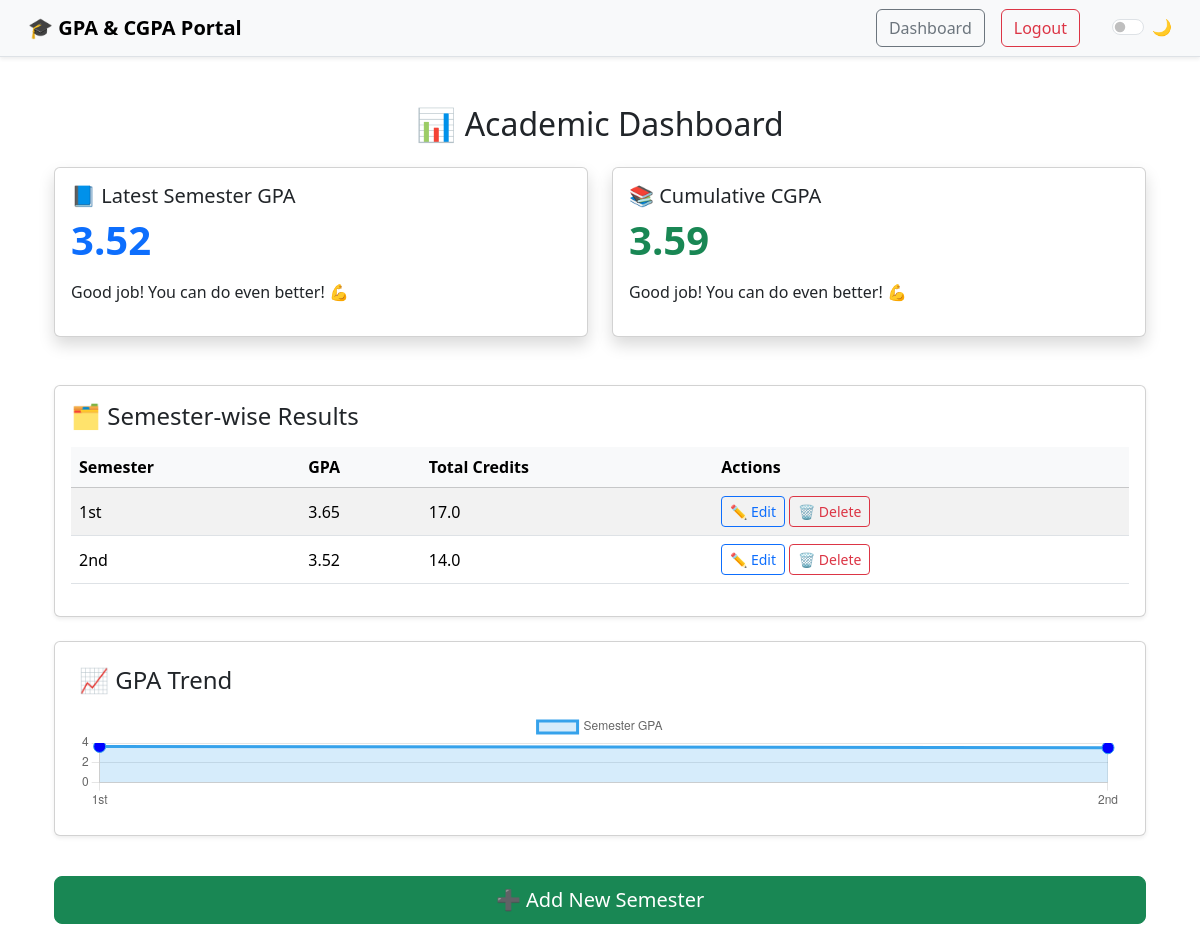
The app's page /dashboard/ (signed in) with its own data.
### core/models.py (models this page shows, shortened)
class SemesterResult(models.Model):
    user = models.ForeignKey(User, on_delete=models.CASCADE)
    semester_name = models.CharField(max_length=100)
    total_credits = models.FloatField(default=0.0)
    gpa = models.FloatField(default=0.0)
    created_at = models.DateTimeField(auto_now_add=True)

### core/views.py (the view)
# urls.py: path('dashboard/', views.dashboard, name='dashboard'),
@login_required
def dashboard(request):
    semesters = SemesterResult.objects.filter(user=request.user).order_by('created_at')
    total_points = sum(s.gpa * s.total_credits for s in semesters)
    total_credits = sum(s.total_credits for s in semesters)
    cgpa = round(total_points / total_credits, 2) if total_credits > 0 else 0.0
    latest_gpa = semesters.last().gpa if semesters else 0.0
    gpa_feedback = get_feedback(latest_gpa)
    cgpa_feedback = get_feedback(cgpa)
    semester_labels = json.dumps([s.semester_name for s in semesters])
    semester_gpas = json.dumps([s.gpa for s in semesters])
    return render(request, 'core/dashboard.html', {
        'semesters': semesters,
        'cgpa': cgpa,
        'gpa_feedback': gpa_feedback,
        'cgpa_feedback': cgpa_feedback,
        'semester_labels': semester_labels,
        'semester_gpas': semester_gpas,
    })

### core/views.py (called while the page is built)
def get_feedback(score):
    if score >= 3.75:
        return "Excellent! Keep up the great work! 🎉"
    elif score >= 3.0:
        return "Good job! You can do even better! 💪"
    elif score >= 2.0:
        return "Needs improvement. Stay focused and seek help if needed. 📚"
    else:
        return "At risk! Please consult your advisor immediately! 🚨"

### templates/core/dashboard.html (shortened to what this page needs)
{% extends 'base.html' %}
{% block content %}
<div class="container py-4">
    <h2 class="text-center mb-4">📊 Academic Dashboard</h2>
    <div class="row mb-4">
        <div class="col-md-6">
            <div class="card shadow p-3 mb-4 bg-body rounded">
                <h5 class="card-title">📘 Latest Semester GPA</h5>
                <p class="display-6 text-primary fw-bold">{{ semesters.last.gpa|floatformat:2 }}</p>
                <p>{{ gpa_feedback }}</p>
            </div>
        </div>
        <div class="col-md-6">
            <div class="card shadow p-3 mb-4 bg-body rounded">
                <h5 class="card-title">📚 Cumulative CGPA</h5>
                <p class="display-6 text-success fw-bold">{{ cgpa|floatformat:2 }}</p>
                <p>{{ cgpa_feedback }}</p>
            </div>
        </div>
    </div>
    {% if semesters %}
    <div class="card p-3 shadow-sm mb-4">
        <h4 class="mb-3">🗂 Semester-wise Results</h4>
        <table class="table table-striped align-middle table-hover">
            <thead class="table-light">
                <tr>
                    <th>Semester</th>
                    <th>GPA</th>
                    <th>Total Credits</th>
                    <th>Actions</th>
                </tr>
            </thead>
            <tbody>
                {% for sem in semesters %}
                <tr>
                    <td>{{ sem.semester_name }}</td>
                    <td>{{ sem.gpa|floatformat:2 }}</td>
                    <td>{{ sem.total_credits }}</td>
                    <td>
                        <a href="{% url 'edit_semester' sem.id %}" class="btn btn-sm btn-outline-primary">✏️ Edit</a>
                        <button class="btn btn-sm btn-outline-danger" data-bs-toggle="modal"
                            data-bs-target="#deleteModal{{ sem.id }}">🗑 Delete</button>
                    </td>
                </tr>
                {% endfor %}
            </tbody>
        </table>
    </div>
    <div class="card p-4 shadow-sm mb-4">
        <h4 class="mb-3">📈 GPA Trend</h4>
        <canvas id="gpaChart" height="100"></canvas>
    </div>
    {% else %}
    <div class="alert alert-info">You haven't added any semester results yet.</div>
    {% endif %}
    <div class="d-grid gap-2">
        <a href="{% url 'add_semester' %}" class="btn btn-success btn-lg mt-3">➕ Add New Semester</a>
    </div>
</div>
<script>
    document.addEventListener("DOMContentLoaded", function () {
        const ctx = document.getElementById('gpaChart').getContext('2d');
        const semesterLabels = JSON.parse('{{ semester_labels|escapejs }}');
        const semesterGpas = JSON.parse('{{ semester_gpas|escapejs }}');
        new Chart(ctx, {
            type: 'line',
            data: {
                labels: semesterLabels,
                datasets: [{
                    label: 'Semester GPA',
                    data: semesterGpas,
                    borderColor: 'rgba(54, 162, 235, 1)',
                    backgroundColor: 'rgba(54, 162, 235, 0.2)',
                    tension: 0.3,
                    fill: true,
                    pointBackgroundColor: 'blue',
                    pointRadius: 6,
                    pointHoverRadius: 8,
                }]
            },
            options: {
                responsive: true,
                animation: {
                    duration: 1000,
                    easing: 'easeOutQuart'
                },
                plugins: {
                    legend: { display: true }
                },
                scales: {
                    y: {
                        beginAtZero: true,
                        max: 4
                    }
                }
            }
        });
    });
</script>
{% endblock %}

### templates/base.html (shortened to what this page needs)
<!DOCTYPE html>
<html lang="en" data-bs-theme="light">
<head>
    <link href="https://cdn.jsdelivr.net/npm/bootstrap@5.3.3/dist/css/bootstrap.min.css" rel="stylesheet">
</head>
<body>
    <nav class="navbar navbar-expand-lg bg-body-tertiary border-bottom shadow-sm px-3">
        <div class="container-fluid">
            <a class="navbar-brand fw-bold" href="{% url 'home' %}">🎓 GPA & CGPA Portal</a>
            <div class="d-flex align-items-center gap-3 ms-auto">
                {% if user.is_authenticated %}
                <a class="btn btn-outline-secondary" href="{% url 'dashboard' %}">Dashboard</a>
                <a class="btn btn-outline-danger" href="{% url 'logout' %}">Logout</a>
                {% else %}
                <a class="btn btn-outline-primary" href="{% url 'login' %}">Login</a>
                <a class="btn btn-outline-success" href="{% url 'register' %}">Register</a>
                {% endif %}
                <div class="form-check form-switch ms-3">
                    <input class="form-check-input" type="checkbox" id="darkModeSwitch">
                    <label class="form-check-label" for="darkModeSwitch">🌙</label>
                </div>
            </div>
        </div>
    </nav>
    <main class="container my-4">
        {% block content %}{% endblock %}
    </main>
</body>
</html>

### templates/base.html (style rules this page uses)
body { transition: background-color 0.3s, color 0.3s; }
.navbar { transition: background-color 0.3s; }
.form-switch .form-check-input { cursor: pointer; }

### records on screen
SemesterResult: last.gpa "3.52", semester_name "2nd", gpa "3.52", total_credits "14.0"
SemesterResult: semester_name "1st", gpa "3.65", total_credits "17.0"

### other values on screen
{{ gpa_feedback }} "Good job! You can do even better! 💪"
{{ cgpa|floatformat:2 }} "3.59"
{{ cgpa_feedback }} "Good job! You can do even better! 💪"
